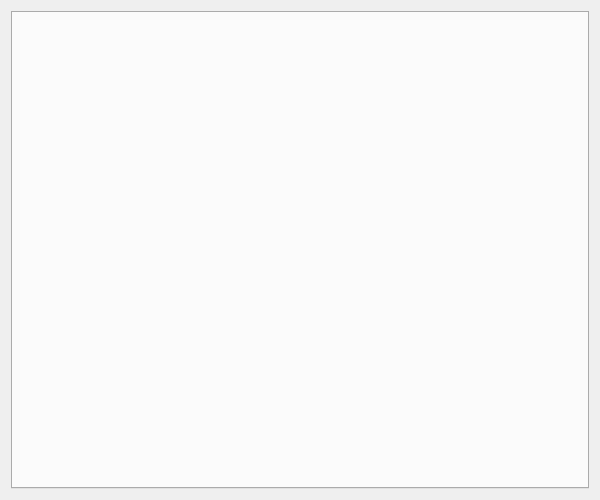
<?xml version="1.0" encoding="UTF-8"?>
<ui version="4.0">
 <class>HelpDialog</class>
 <widget class="QDialog" name="HelpDialog">
  <property name="geometry">
   <rect>
    <x>0</x>
    <y>0</y>
    <width>600</width>
    <height>500</height>
   </rect>
  </property>
  <property name="sizePolicy">
   <sizepolicy hsizetype="MinimumExpanding" vsizetype="Preferred">
    <horstretch>0</horstretch>
    <verstretch>0</verstretch>
   </sizepolicy>
  </property>
  <property name="minimumSize">
   <size>
    <width>500</width>
    <height>0</height>
   </size>
  </property>
  <property name="windowTitle">
   <string>Help</string>
  </property>
  <layout class="QVBoxLayout" name="help_layout">
   <item>
    <widget class="QTabWidget" name="help_tab_widget">
     <property name="currentIndex">
      <number>-1</number>
     </property>
    </widget>
   </item>
  </layout>
 </widget>
 <resources/>
 <connections/>
</ui>
